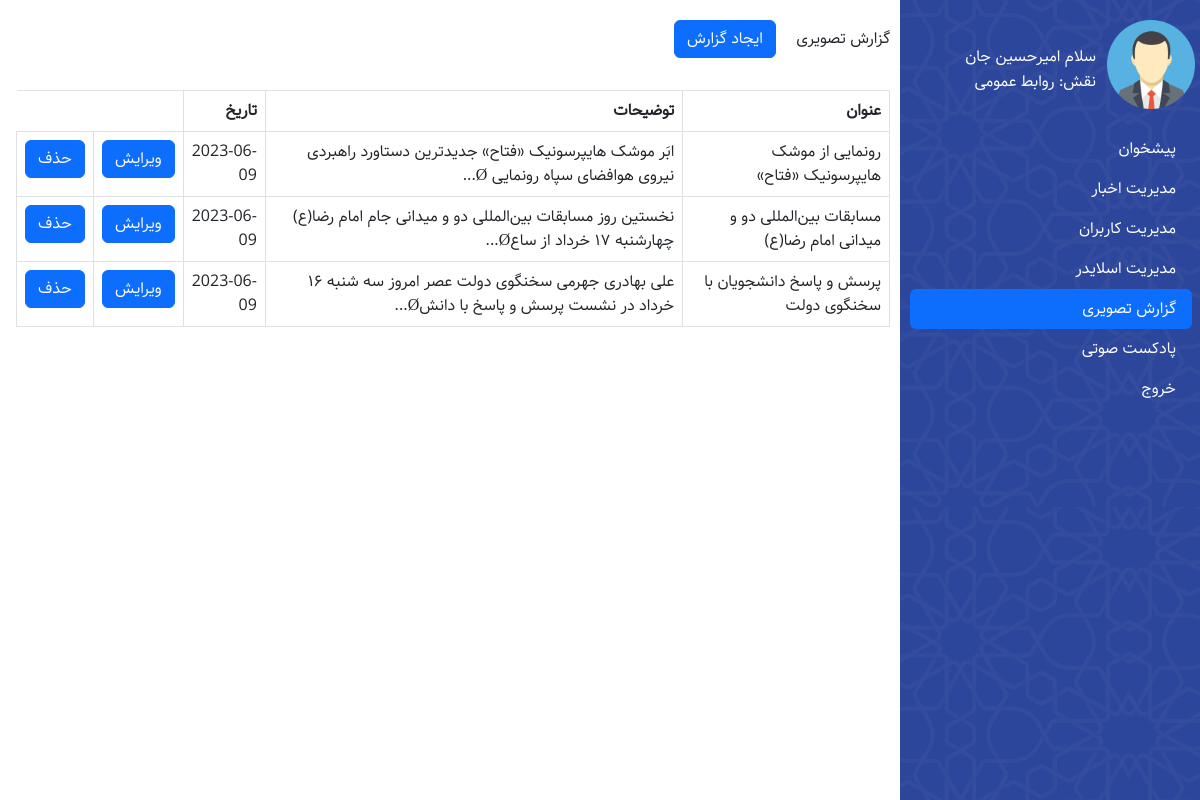
The page /paneltasviri.php (signed in) on the database its author committed.
### tables this page shows
CREATE TABLE `gozareshtasviri` (
  `gtid` int(11) NOT NULL,
  `title` varchar(255) NOT NULL,
  `tozihkotah` varchar(255) NOT NULL,
  `image1` varchar(255) NOT NULL,
  `image2` varchar(255) DEFAULT NULL,
  `image3` varchar(255) DEFAULT NULL,
  `image4` varchar(255) DEFAULT NULL,
  `date` date NOT NULL
);

### paneltasviri.php (the view, shortened to what this page needs)
<?php
if (isset($_SESSION['username']) && $_SESSION['username']) {
$conn = mysqli_connect('localhost','root','');
$query = mysqli_query($conn,'select * from gozareshtasviri');
}
else{
    header('location:login.php');
}
?>
<!DOCTYPE html>
<html lang="fa">
<head>
    <link rel="stylesheet" href="./style/panel.css">
    <link href="./bootstrap/bootstrap.min.css" rel="stylesheet">
</head>
<body>
<main>
    <aside>
        <div class="infouser">
            <img src="./images/User-Avatar-in-Suit-PNG.png" width="30%">
            <span class="username">سلام امیرحسین جان</span>
            <span class="userrole">نقش: روابط عمومی</span>
        </div>
        <ul class="nav nav-pills flex-column mb-auto">
            <li class="nav-item"><a class="nav-link text-white" href="./panel.php">پیشخوان</a></li>
            <li class="nav-item"><a class="nav-link text-white" href="./panelblog.php">مدیریت اخبار</a></li>
            <li class="nav-item"><a class="nav-link text-white" href="./paneluser.php">مدیریت کاربران</a></li>
            <li class="nav-item"><a class="nav-link text-white" href="./panelslider.php">مدیریت اسلایدر</a></li>
            <li class="nav-item"><a class="nav-link active" href="./paneltasviri.php">گزارش تصویری</a></li>
            <li class="nav-item"><a class="nav-link text-white" href="./panelpadcast.php">پادکست صوتی</a></li>
            <li class="nav-item"><a class="nav-link text-white" href="./logout.php">خروج</a></li>
        </ul>
    </aside>
    <section class="content">
        <p class="paneltitle">گزارش تصویری</p>
        <a href="./newtasviri.php"><button type="button" class="btn btn-primary">ایجاد گزارش</button></a>
        <div class="infoblogs">
            <table class="table table-bordered">
                <thead>
                    <th>عنوان</th>
                    <th>توضیحات</th>
                    <th>تاریخ</th>
                </thead>
                <tbody>
                <?php
                while($b= mysqli_fetch_array($query,MYSQLI_ASSOC)){
                    echo '<tr>';
                    echo '<td>'.$b['title'].'</td>';
                    echo '<td>'.substr($b['tozihkotah'],0,150)."...".'</td>';
                    echo '<td>'.$b['date'].'</td>';
                    echo '<td><a href="edittasviri.php?id='.$b['gtid'].'"><button type="button" class="btn btn-primary">ویرایش</button></a></td>';
                    echo '<td><a href="deletetasviri.php?id='.$b['gtid'].'"><button type="button" class="btn btn-primary">حذف</button></a></td>';
                    echo '</tr>';
                }
                ?>
                </tbody>
            </table>
        </div>
    </section>
</main>
</body>
</html>

### style/panel.css (style rules this page uses)
:root { --aval: #2C469B; --narenji: #FF5722; }
* { padding: 0; margin: 0; box-sizing: border-box; font-family: 'Samim'; }
body { direction: rtl; }
main { display: flex; position: relative; }
main aside { width: 300px; height: 100vh; position: fixed; right: 0; top: 0; background-image: url(../images/Frame-757.png); background-color: #2C469B; padding-top: 20px; }
main .content { width: 100%; padding-right: 310px; padding-top: 20px; }
.infouser { padding-right: 5px; }
.infouser span { color: #fff; }
span.username { position: absolute; top: 45px; right: 104px; }
span.userrole { position: absolute; top: 70px; right: 104px; }
ul.nav.nav-pills.flex-column.mb-auto { margin-top: 20px; margin-left: 10px; margin-right: 8px; }
.paneltitle { display: inline; margin-left: 1rem; }
.infoblogs { margin-top: 2rem; }
.infoblogs { margin-left: 1rem; }

### rows shown on the page
gozareshtasviri: title "رونمایی از موشک هایپرسونیک «فتاح»", tozihkotah "ابَر موشک هایپرسونیک «فتاح» جدیدترین دستاورد راهبردی نیروی هوافضای سپاه رونمایی Ø", date "2023-06-09"
gozareshtasviri: title "مسابقات بین‌المللی دو و میدانی امام رضا(ع)", tozihkotah "نخستین روز مسابقات بین‌المللی دو و میدانی جام امام رضا(ع) چهارشنبه ۱۷ خرداد از ساعØ", date "2023-06-09"
gozareshtasviri: title "پرسش و پاسخ دانشجویان با سخنگوی دولت", tozihkotah "علی بهادری جهرمی سخنگوی دولت عصر امروز سه شنبه ۱۶ خرداد در نشست پرسش و پاسخ با دانشØ", date "2023-06-09"
